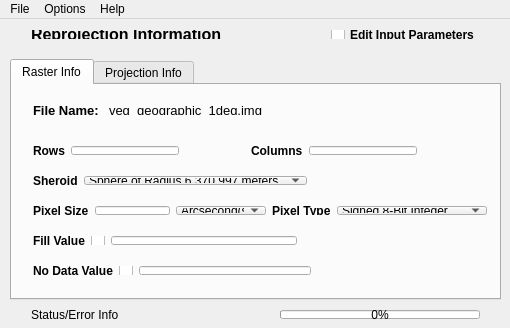
<?xml version="1.0" encoding="UTF-8"?>
<ui version="4.0">
 <class>MainWindow</class>
 <widget class="QMainWindow" name="MainWindow">
  <property name="geometry">
   <rect>
    <x>0</x>
    <y>0</y>
    <width>510</width>
    <height>328</height>
   </rect>
  </property>
  <property name="windowTitle">
   <string>dRasterBlaster (v .1)</string>
  </property>
  <widget class="QWidget" name="centralWidget">
   <widget class="QTabWidget" name="tabWidget">
    <property name="geometry">
     <rect>
      <x>10</x>
      <y>40</y>
      <width>491</width>
      <height>241</height>
     </rect>
    </property>
    <property name="currentIndex">
     <number>0</number>
    </property>
    <widget class="QWidget" name="tab">
     <attribute name="title">
      <string>Raster Info</string>
     </attribute>
     <widget class="QWidget" name="horizontalLayoutWidget_2">
      <property name="geometry">
       <rect>
        <x>10</x>
        <y>10</y>
        <width>471</width>
        <height>31</height>
       </rect>
      </property>
      <layout class="QHBoxLayout" name="horizontalLayout_2">
       <item>
        <widget class="QLabel" name="label_2">
         <property name="maximumSize">
          <size>
           <width>70</width>
           <height>16777215</height>
          </size>
         </property>
         <property name="font">
          <font>
           <pointsize>10</pointsize>
           <weight>75</weight>
           <bold>true</bold>
          </font>
         </property>
         <property name="text">
          <string>File Name:</string>
         </property>
        </widget>
       </item>
       <item>
        <widget class="QLabel" name="label_11">
         <property name="font">
          <font>
           <pointsize>10</pointsize>
          </font>
         </property>
         <property name="text">
          <string>veg_geographic_1deg.img</string>
         </property>
        </widget>
       </item>
      </layout>
     </widget>
     <widget class="QWidget" name="horizontalLayoutWidget_3">
      <property name="geometry">
       <rect>
        <x>10</x>
        <y>50</y>
        <width>471</width>
        <height>31</height>
       </rect>
      </property>
      <layout class="QHBoxLayout" name="horizontalLayout_3">
       <item>
        <widget class="QLabel" name="label_3">
         <property name="font">
          <font>
           <weight>75</weight>
           <bold>true</bold>
          </font>
         </property>
         <property name="text">
          <string>Rows</string>
         </property>
        </widget>
       </item>
       <item>
        <widget class="QLineEdit" name="lineEdit">
         <property name="minimumSize">
          <size>
           <width>100</width>
           <height>0</height>
          </size>
         </property>
        </widget>
       </item>
       <item>
        <spacer name="horizontalSpacer_2">
         <property name="orientation">
          <enum>Qt::Horizontal</enum>
         </property>
         <property name="sizeHint" stdset="0">
          <size>
           <width>10</width>
           <height>20</height>
          </size>
         </property>
        </spacer>
       </item>
       <item>
        <widget class="QLabel" name="label_4">
         <property name="font">
          <font>
           <weight>75</weight>
           <bold>true</bold>
          </font>
         </property>
         <property name="text">
          <string>Columns</string>
         </property>
        </widget>
       </item>
       <item>
        <widget class="QLineEdit" name="lineEdit_2">
         <property name="minimumSize">
          <size>
           <width>100</width>
           <height>0</height>
          </size>
         </property>
        </widget>
       </item>
       <item>
        <spacer name="horizontalSpacer_7">
         <property name="orientation">
          <enum>Qt::Horizontal</enum>
         </property>
         <property name="sizeHint" stdset="0">
          <size>
           <width>40</width>
           <height>20</height>
          </size>
         </property>
        </spacer>
       </item>
      </layout>
     </widget>
     <widget class="QWidget" name="horizontalLayoutWidget_4">
      <property name="geometry">
       <rect>
        <x>10</x>
        <y>110</y>
        <width>471</width>
        <height>31</height>
       </rect>
      </property>
      <layout class="QHBoxLayout" name="horizontalLayout_4">
       <item>
        <widget class="QLabel" name="label_5">
         <property name="font">
          <font>
           <weight>75</weight>
           <bold>true</bold>
          </font>
         </property>
         <property name="text">
          <string>Pixel Size</string>
         </property>
        </widget>
       </item>
       <item>
        <widget class="QLineEdit" name="lineEdit_3">
         <property name="minimumSize">
          <size>
           <width>75</width>
           <height>0</height>
          </size>
         </property>
         <property name="maximumSize">
          <size>
           <width>75</width>
           <height>16777215</height>
          </size>
         </property>
        </widget>
       </item>
       <item>
        <widget class="QComboBox" name="comboBox">
         <property name="minimumSize">
          <size>
           <width>90</width>
           <height>0</height>
          </size>
         </property>
         <property name="maximumSize">
          <size>
           <width>90</width>
           <height>16777215</height>
          </size>
         </property>
         <item>
          <property name="text">
           <string>Arcsecond(s)</string>
          </property>
         </item>
         <item>
          <property name="text">
           <string>Arcminute(s)</string>
          </property>
         </item>
         <item>
          <property name="text">
           <string>Degree(s)</string>
          </property>
         </item>
         <item>
          <property name="text">
           <string>Meter(s)</string>
          </property>
         </item>
        </widget>
       </item>
       <item>
        <spacer name="horizontalSpacer_8">
         <property name="orientation">
          <enum>Qt::Horizontal</enum>
         </property>
         <property name="sizeHint" stdset="0">
          <size>
           <width>15</width>
           <height>20</height>
          </size>
         </property>
        </spacer>
       </item>
       <item>
        <widget class="QLabel" name="label_6">
         <property name="font">
          <font>
           <weight>75</weight>
           <bold>true</bold>
          </font>
         </property>
         <property name="text">
          <string>Pixel Type</string>
         </property>
        </widget>
       </item>
       <item>
        <widget class="QComboBox" name="comboBox_2">
         <property name="minimumSize">
          <size>
           <width>150</width>
           <height>0</height>
          </size>
         </property>
         <property name="maximumSize">
          <size>
           <width>150</width>
           <height>16777215</height>
          </size>
         </property>
         <item>
          <property name="text">
           <string>Signed 8-Bit Integer</string>
          </property>
         </item>
         <item>
          <property name="text">
           <string>Unsigned 8-Bit Integer</string>
          </property>
         </item>
         <item>
          <property name="text">
           <string>Signed 16-Bit Integer</string>
          </property>
         </item>
         <item>
          <property name="text">
           <string>Unsigned 16-Bit Integer</string>
          </property>
         </item>
         <item>
          <property name="text">
           <string>Signed 32-Bit Integer</string>
          </property>
         </item>
         <item>
          <property name="text">
           <string>Unsigned 32-Bit Integer</string>
          </property>
         </item>
         <item>
          <property name="text">
           <string>Signed 32-Bit IEEE Float</string>
          </property>
         </item>
         <item>
          <property name="text">
           <string>Signed 64-Bit IEEE Float</string>
          </property>
         </item>
        </widget>
       </item>
      </layout>
     </widget>
     <widget class="QWidget" name="horizontalLayoutWidget_5">
      <property name="geometry">
       <rect>
        <x>10</x>
        <y>140</y>
        <width>471</width>
        <height>31</height>
       </rect>
      </property>
      <layout class="QHBoxLayout" name="horizontalLayout_5">
       <item>
        <widget class="QLabel" name="label_7">
         <property name="minimumSize">
          <size>
           <width>0</width>
           <height>0</height>
          </size>
         </property>
         <property name="font">
          <font>
           <weight>75</weight>
           <bold>true</bold>
          </font>
         </property>
         <property name="text">
          <string>Fill Value</string>
         </property>
        </widget>
       </item>
       <item>
        <widget class="QCheckBox" name="checkBox">
         <property name="text">
          <string/>
         </property>
        </widget>
       </item>
       <item>
        <widget class="QLineEdit" name="lineEdit_4">
         <property name="minimumSize">
          <size>
           <width>100</width>
           <height>0</height>
          </size>
         </property>
        </widget>
       </item>
       <item>
        <spacer name="horizontalSpacer_3">
         <property name="orientation">
          <enum>Qt::Horizontal</enum>
         </property>
         <property name="sizeHint" stdset="0">
          <size>
           <width>40</width>
           <height>20</height>
          </size>
         </property>
        </spacer>
       </item>
      </layout>
     </widget>
     <widget class="QWidget" name="horizontalLayoutWidget_6">
      <property name="geometry">
       <rect>
        <x>10</x>
        <y>170</y>
        <width>471</width>
        <height>31</height>
       </rect>
      </property>
      <layout class="QHBoxLayout" name="horizontalLayout_6">
       <item>
        <widget class="QLabel" name="label_8">
         <property name="minimumSize">
          <size>
           <width>0</width>
           <height>0</height>
          </size>
         </property>
         <property name="font">
          <font>
           <weight>75</weight>
           <bold>true</bold>
          </font>
         </property>
         <property name="text">
          <string>No Data Value</string>
         </property>
        </widget>
       </item>
       <item>
        <widget class="QCheckBox" name="checkBox_2">
         <property name="text">
          <string/>
         </property>
        </widget>
       </item>
       <item>
        <widget class="QLineEdit" name="lineEdit_5">
         <property name="minimumSize">
          <size>
           <width>100</width>
           <height>0</height>
          </size>
         </property>
        </widget>
       </item>
       <item>
        <spacer name="horizontalSpacer_4">
         <property name="orientation">
          <enum>Qt::Horizontal</enum>
         </property>
         <property name="sizeHint" stdset="0">
          <size>
           <width>40</width>
           <height>20</height>
          </size>
         </property>
        </spacer>
       </item>
      </layout>
     </widget>
     <widget class="QWidget" name="horizontalLayoutWidget_8">
      <property name="geometry">
       <rect>
        <x>10</x>
        <y>80</y>
        <width>471</width>
        <height>31</height>
       </rect>
      </property>
      <layout class="QHBoxLayout" name="horizontalLayout_8">
       <item>
        <widget class="QLabel" name="label_10">
         <property name="font">
          <font>
           <weight>75</weight>
           <bold>true</bold>
          </font>
         </property>
         <property name="text">
          <string>Sheroid</string>
         </property>
        </widget>
       </item>
       <item>
        <widget class="QComboBox" name="comboBox_3">
         <property name="minimumSize">
          <size>
           <width>200</width>
           <height>0</height>
          </size>
         </property>
         <item>
          <property name="text">
           <string>Sphere of Radius 6,370,997 meters</string>
          </property>
         </item>
        </widget>
       </item>
       <item>
        <spacer name="horizontalSpacer_6">
         <property name="orientation">
          <enum>Qt::Horizontal</enum>
         </property>
         <property name="sizeHint" stdset="0">
          <size>
           <width>10</width>
           <height>20</height>
          </size>
         </property>
        </spacer>
       </item>
      </layout>
     </widget>
    </widget>
    <widget class="QWidget" name="tab_2">
     <attribute name="title">
      <string>Projection Info</string>
     </attribute>
    </widget>
   </widget>
   <widget class="QWidget" name="horizontalLayoutWidget_7">
    <property name="geometry">
     <rect>
      <x>20</x>
      <y>280</y>
      <width>471</width>
      <height>31</height>
     </rect>
    </property>
    <layout class="QHBoxLayout" name="horizontalLayout_7">
     <item>
      <widget class="QLabel" name="label_9">
       <property name="text">
        <string>Status/Error Info</string>
       </property>
      </widget>
     </item>
     <item>
      <spacer name="horizontalSpacer_5">
       <property name="orientation">
        <enum>Qt::Horizontal</enum>
       </property>
       <property name="sizeHint" stdset="0">
        <size>
         <width>40</width>
         <height>20</height>
        </size>
       </property>
      </spacer>
     </item>
     <item>
      <widget class="QProgressBar" name="progressBar">
       <property name="minimumSize">
        <size>
         <width>200</width>
         <height>0</height>
        </size>
       </property>
       <property name="maximumSize">
        <size>
         <width>200</width>
         <height>16777215</height>
        </size>
       </property>
       <property name="value">
        <number>0</number>
       </property>
      </widget>
     </item>
    </layout>
   </widget>
   <widget class="QWidget" name="horizontalLayoutWidget">
    <property name="geometry">
     <rect>
      <x>20</x>
      <y>0</y>
      <width>471</width>
      <height>31</height>
     </rect>
    </property>
    <layout class="QHBoxLayout" name="horizontalLayout">
     <item>
      <widget class="QLabel" name="label">
       <property name="font">
        <font>
         <pointsize>12</pointsize>
         <weight>75</weight>
         <bold>true</bold>
        </font>
       </property>
       <property name="text">
        <string>Reprojection Information</string>
       </property>
      </widget>
     </item>
     <item>
      <spacer name="horizontalSpacer">
       <property name="orientation">
        <enum>Qt::Horizontal</enum>
       </property>
       <property name="sizeHint" stdset="0">
        <size>
         <width>13</width>
         <height>20</height>
        </size>
       </property>
      </spacer>
     </item>
     <item>
      <widget class="QCheckBox" name="checkBox_3">
       <property name="font">
        <font>
         <weight>75</weight>
         <bold>true</bold>
        </font>
       </property>
       <property name="text">
        <string>Edit Input Parameters</string>
       </property>
      </widget>
     </item>
    </layout>
   </widget>
  </widget>
  <widget class="QMenuBar" name="menuBar">
   <property name="geometry">
    <rect>
     <x>0</x>
     <y>0</y>
     <width>510</width>
     <height>18</height>
    </rect>
   </property>
   <widget class="QMenu" name="menuFile">
    <property name="title">
     <string>File</string>
    </property>
    <addaction name="actionOpen"/>
    <addaction name="actionSave_Raster"/>
    <addaction name="separator"/>
    <addaction name="actionRaster_Wizard"/>
    <addaction name="separator"/>
    <addaction name="actionExit"/>
   </widget>
   <widget class="QMenu" name="menuHelp">
    <property name="title">
     <string>Help</string>
    </property>
    <addaction name="actionEdit_Author"/>
    <addaction name="actionUser_Guide"/>
    <addaction name="separator"/>
    <addaction name="actionAbout_dRasterBlaster"/>
    <addaction name="actionAbout_Qt"/>
   </widget>
   <widget class="QMenu" name="menuOptions">
    <property name="title">
     <string>Options</string>
    </property>
    <addaction name="actionLoad_Parameters"/>
    <addaction name="actionSave_Parameters"/>
    <addaction name="separator"/>
    <addaction name="actionToggle_Previews"/>
   </widget>
   <addaction name="menuFile"/>
   <addaction name="menuOptions"/>
   <addaction name="menuHelp"/>
  </widget>
  <action name="actionOpen">
   <property name="text">
    <string>Open</string>
   </property>
  </action>
  <action name="actionSave_Raster">
   <property name="text">
    <string>Save Reprojection</string>
   </property>
  </action>
  <action name="actionRaster_Wizard">
   <property name="text">
    <string>Raster Wizard</string>
   </property>
  </action>
  <action name="actionExit">
   <property name="text">
    <string>Exit</string>
   </property>
  </action>
  <action name="actionEdit_Author">
   <property name="text">
    <string>Edit Author</string>
   </property>
  </action>
  <action name="actionUser_Guide">
   <property name="text">
    <string>User Guide</string>
   </property>
  </action>
  <action name="actionAbout_dRasterBlaster">
   <property name="text">
    <string>About dRasterBlaster</string>
   </property>
  </action>
  <action name="actionAbout_Qt">
   <property name="text">
    <string>About Qt</string>
   </property>
  </action>
  <action name="actionSave_Parameters">
   <property name="text">
    <string>Save Projection Info</string>
   </property>
  </action>
  <action name="actionLoad_Parameters">
   <property name="text">
    <string>Load Projection Info</string>
   </property>
  </action>
  <action name="actionToggle_Previews">
   <property name="text">
    <string>Toggle Preview</string>
   </property>
  </action>
 </widget>
 <layoutdefault spacing="6" margin="11"/>
 <resources/>
 <connections/>
</ui>
